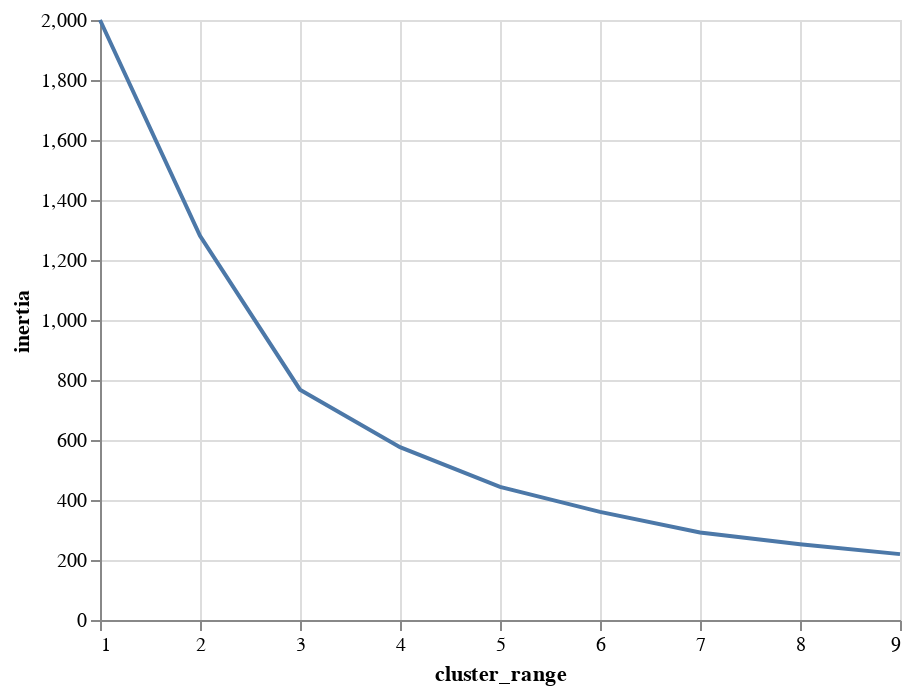

Notebook code for this chart:
### Code cell
alt.Chart(cluster).mark_line().encode(alt.X('cluster_range'), alt.Y('inertia'))

### Figure 1 — Vega-Lite specification as saved in the notebook (floating-point values rounded to 4 significant figures)
{"config": {"view": {"continuousWidth": 400, "continuousHeight": 300}}, "data": {"name": "data-d49d456a50abb7ae1fbadcacbe409d47"}, "mark": "line", "encoding": {"x": {"type": "quantitative", "field": "cluster_range"}, "y": {"type": "quantitative", "field": "inertia"}}, "$schema": "https://vega.github.io/schema/vega-lite/v4.8.1.json", "datasets": {"data-d49d456a50abb7ae1fbadcacbe409d47": [{"cluster_range": 1, "inertia": 2000.0}, {"cluster_range": 2, "inertia": 1281.0}, {"cluster_range": 3, "inertia": 767.7}, {"cluster_range": 4, "inertia": 576.1}, {"cluster_range": 5, "inertia": 443.9}, {"cluster_range": 6, "inertia": 360.4}, {"cluster_range": 7, "inertia": 291.4}, {"cluster_range": 8, "inertia": 252.7}, {"cluster_range": 9, "inertia": 219.6}]}}
